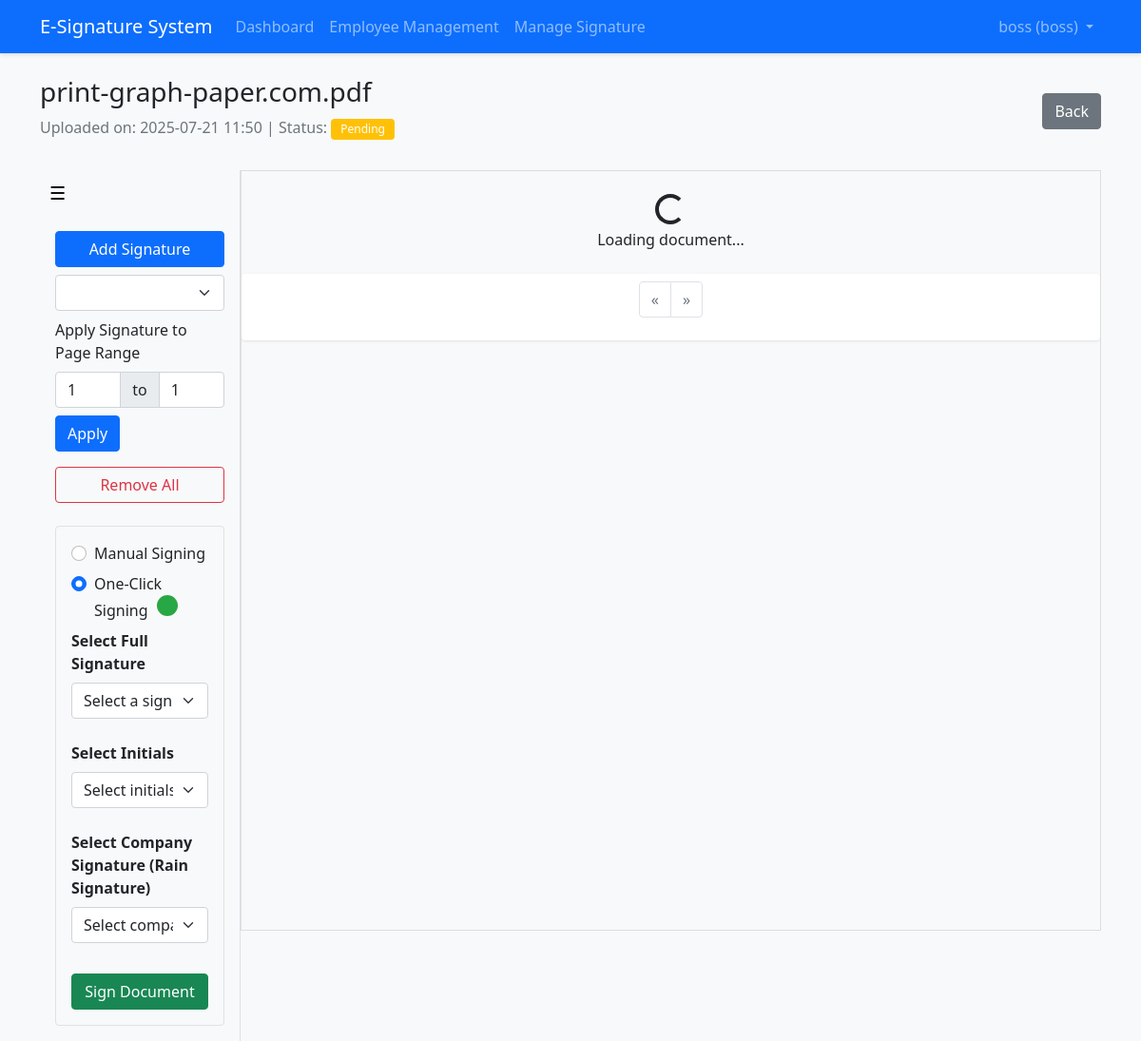
The app's page /document/1 (signed in) with its own data.
### app/models.py (models this page shows, shortened)
class User(UserMixin, db.Model):
    id = db.Column(db.Integer, primary_key=True)
    username = db.Column(db.String(64), index=True, unique=True)
    email = db.Column(db.String(120), index=True, unique=True)
    password_hash = db.Column(db.Text)
    role = db.Column(db.String(20))  # 'employee' or 'boss'
    documents_uploaded = db.relationship(
        'Document',
        backref='uploader',
        lazy='dynamic',
        foreign_keys='Document.uploaded_by'
    )
    signatures = db.relationship('Signature', backref='user', lazy='dynamic')
    def is_boss(self):
        return self.role == 'boss'

class Document(db.Model):
    id = db.Column(db.Integer, primary_key=True)
    filename = db.Column(db.String(255))
    original_filename = db.Column(db.String(255))
    file_path = db.Column(db.String(255))
    file_type = db.Column(db.String(10))  # 'pdf' or 'docx'
    uploaded_by = db.Column(db.Integer, db.ForeignKey('user.id'))
    upload_date = db.Column(db.DateTime, default=lambda: datetime.now(pytz.utc))
    status = db.Column(db.String(20), default='pending')  # 'pending', 'signed', 'rejected'
    signed_file_path = db.Column(db.String(255), nullable=True)
    signed_date = db.Column(db.DateTime, nullable=True)
    client = db.Column(db.String(120), nullable=True)
    work = db.Column(db.String(120), nullable=True)
    document_type = db.Column(db.String(120), nullable=True)
    comment = db.Column(db.Text, nullable=True)
    signature_placement = db.Column(db.Text, nullable=True)  # Store JSON of requested signature positions
    signing_method = db.Column(db.String(20), nullable=True)  # 'auto' or 'manual'
    signed_by = db.Column(db.Integer, db.ForeignKey('user.id'), nullable=True)
    signer = db.relationship('User', backref='signed_documents', foreign_keys=[signed_by])

### app/routes/documents.py (the view)
@documents_bp.route('/document/<int:document_id>')
@login_required
def view_document(document_id):
    document = Document.query.get_or_404(document_id)
    if not current_user.is_boss() and document.uploaded_by != current_user.id:
        flash('You do not have permission to view this document')
        return redirect(url_for('documents.dashboard'))
    file_path = document.signed_file_path if document.status == 'signed' else document.file_path
    filename = os.path.basename(file_path)
    return render_template('shared/document_viewer.html', document=document, display_filename=filename)

### app/models.py (called while the page is built)
@login_manager.user_loader
def load_user(id):
    return User.query.get(int(id))

### run.py (called while the page is built)
@app.context_processor
def utility_processor():
    return {
        'is_boss': lambda: hasattr(current_user,
                                   'is_authenticated') and current_user.is_authenticated and current_user.role == 'boss'
    }

### app/templates/shared/document_viewer.html (shortened to what this page needs)
{% extends "base.html" %}
{% block content %}
{% if not document or not document.id %}
  <div class="alert alert-danger">Error: Document not found or invalid. Please contact support.</div>
{% else %}
<div class="d-flex justify-content-between align-items-center mb-3">
    <div>
        <h3>{{ document.original_filename }}</h3>
        <p class="text-muted">
            Uploaded on: {{ (document.upload_date.astimezone(pytz.timezone('Africa/Johannesburg')) + timedelta(hours=2)).strftime('%Y-%m-%d %H:%M') }} |
            Status:
            {% if document.status == 'pending' %}
                <span class="badge bg-warning">Pending</span>
            {% elif document.status == 'signed' %}
                <span class="badge bg-success">Signed</span>
            {% elif document.status == 'rejected' %}
                <span class="badge bg-danger">Rejected</span>
            {% endif %}
        </p>
    </div>
    <div>
        <a href="{{ url_for('documents.dashboard') }}" class="btn btn-secondary mb-2">Back</a>
    </div>
</div>
<div class="container-flex">
    <div class="sidebar" id="sidebar">
        <button class="sidebar-toggle" onclick="toggleSidebar()">☰</button>
        <div class="sidebar-content p-3">
            {% if current_user.is_boss() and document.status == 'pending' %}
            <button id="add-signature" class="btn btn-primary mb-2 w-100">Add Signature</button>
            <select id="page-selector" class="form-select mb-2"></select>
            <div class="mb-3">
                <label class="form-label">Apply Signature to Page Range</label>
                <div class="input-group">
                    <input type="number" id="signature-range-start" class="form-control" min="1" value="1" style="max-width: 80px;">
                    <span class="input-group-text">to</span>
                    <input type="number" id="signature-range-end" class="form-control" min="1" value="1" style="max-width: 80px;">
                </div>
                <button id="apply-signature-range" class="btn btn-primary mt-2">Apply</button>
            </div>
            <button id="remove-signatures" class="btn btn-outline-danger mb-2 w-100">Remove All</button>
            <div class="signing-options border rounded p-3 mt-3 bg-light">
                <div class="form-check mb-2">
                    <input class="form-check-input" type="radio" name="signing-method" id="manual-signing" value="manual">
                    <label class="form-check-label" for="manual-signing">Manual Signing</label>
                </div>
                <div class="form-check mb-2">
                    <input class="form-check-input" type="radio" name="signing-method" id="auto-signing" value="auto" checked>
                    <label class="form-check-label" for="auto-signing">One-Click Signing <span class="signature-placement-count"></span></label>
                </div>
                <div id="signature-selectors">
                    <div class="mb-4">
                        <label class="form-label fw-bold">Select Full Signature</label>
                        <select id="signature-select" class="form-select mb-2"></select>
                    </div>
                    <div class="mb-4">
                        <label class="form-label fw-bold">Select Initials</label>
                        <select id="initial-select" class="form-select mb-2"></select>
                    </div>
                    <div class="mb-4">
                        <label class="form-label fw-bold">Select Company Signature (Rain Signature)</label>
                        <select id="company-select" class="form-select mb-2"></select>
                    </div>
                </div>
                <button id="sign-document" class="btn btn-success w-100 mt-2">Sign Document</button>
            </div>
            {% endif %}
        </div>
    </div>
    <div id="pdf-container">
        <div id="pdf-loading" class="text-center my-4">
            <div class="spinner-border" role="status"></div>
            <p>Loading document...</p>
        </div>
        <div class="document-navigation mb-3">
            <nav>
                <ul class="pagination justify-content-center" id="page-navigation">
                    <li class="page-item disabled">
                        <a class="page-link" href="#" aria-label="Previous" id="prev-page">&laquo;</a>
                    </li>
                    <li class="page-item disabled">
                        <a class="page-link" href="#" aria-label="Next" id="next-page">&raquo;</a>
                    </li>
                </ul>
            </nav>
        </div>
    </div>
</div>
{% endif %}
{% endblock %}

### app/templates/base.html (shortened to what this page needs)
<!DOCTYPE html>
<html lang="en">
<head>
    <link rel="stylesheet" href="https://cdn.jsdelivr.net/npm/bootstrap@5.1.0/dist/css/bootstrap.min.css">
    <link rel="stylesheet" href="{{ url_for('static', filename='css/main.css') }}">
</head>
<body>
    <nav class="navbar navbar-expand-lg navbar-dark bg-primary">
        <div class="container">
            <a class="navbar-brand" href="{{ url_for('documents.dashboard') if current_user.is_authenticated else url_for('auth.login') }}">
                E-Signature System
            </a>
            {% if current_user.is_authenticated %}
            <div class="collapse navbar-collapse" id="navbarNav">
                <ul class="navbar-nav me-auto">
                    <li class="nav-item">
                        <a class="nav-link" href="{{ url_for('documents.dashboard') }}">Dashboard</a>
                    </li>
                    {% if current_user.is_boss() %}
                    <li class="nav-item">
                        <a class="nav-link" href="{{ url_for('employees.employee_manager') }}">Employee Management</a>
                    </li>
                    <li class="nav-item">
                        <a class="nav-link" href="{{ url_for('signatures.manage_signature') }}">Manage Signature</a>
                    </li>
                    {% else %}
                    <li class="nav-item">
                    </li>
                    {% endif %}
                </ul>
               <ul class="navbar-nav">
    <li class="nav-item dropdown">
        <a class="nav-link dropdown-toggle" href="#" id="userDropdown" role="button" data-bs-toggle="dropdown">
            {{ current_user.username }} ({{ current_user.role }})
        </a>
    </li>
</ul>
            </div>
            {% endif %}
        </div>
    </nav>
    <div class="container mt-4">
        {% block content %}{% endblock %}
    </div>
</body>
</html>

### app/static/css/main.css (style rules this page uses)
body { font-family: 'Segoe UI', Tahoma, Geneva, Verdana, sans-serif; background-color: #f8f9fa; }
.navbar { box-shadow: 0 2px 4px rgba(0,0,0,.1); }
.badge { font-weight: 500; padding: 5px 10px; }

### app/templates/shared/document_viewer.html (style rules this page uses)
html, body { height: 100%; margin: 0; }
.container-flex { display: flex; height: 100%; width: 100%; overflow: hidden; }
.sidebar { width: 260px; min-width: 60px; transition: width 0.3s ease; background-color: #f8f9fa; border-right: 1px solid #dee2e6; overflow-y: auto; }
.sidebar-toggle { background: none; border: none; font-size: 1.2rem; padding: 10px; width: 100%; text-align: left; }
#pdf-container { width: 100%; border: 1px solid #ddd; overflow: auto; position: relative; max-height: 800px; transition: margin-left 0.3s ease; }
#pdf-loading { text-align: center; margin: 2rem; }
.signing-options { border: 1px solid #ddd; padding: 15px; border-radius: 5px; background-color: #f8f9fa; }
.signature-placement-count { display: inline-block; background-color: #28a745; color: white; border-radius: 50%; width: 22px; height: 22px; text-align: center; line-height: 22px; margin-left: 5px; font-size: 12px; font-weight: 500; }
#page-navigation { justify-content: center; }
.document-navigation { position: sticky; top: 10px; z-index: 1000; background-color: white; padding: 8px; border-radius: 4px; box-shadow: 0 1px 3px rgba(0,0,0,0.1); }
.btn { font-weight: 500; }
.form-select { border: 1px solid #ced4da; }
.badge { font-weight: 500; }

### records on screen
User: username "boss", role "boss"
Document: original_filename "print-graph-paper.com.pdf", upload_date "2025-07-21 11:50"
